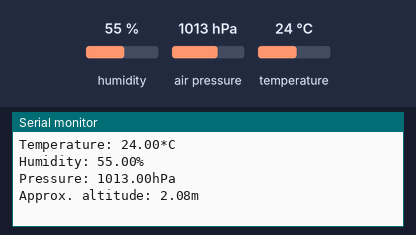
Simulated run of this sketch. Board: ESP8266 (NodeMCU). On the bench: the last lines printed to the serial monitor. The test bench sets the inputs (shaded band); at power-on: humidity 55 %, air pressure 1013 hPa, temperature 24 °C. WiFi joins after 1.5 s; servers stay silent unless stated; uploads are accepted with an empty reply.

Above: at 1.2 s.
1.3 s: humidity set to 22 %
At 2.4 s:
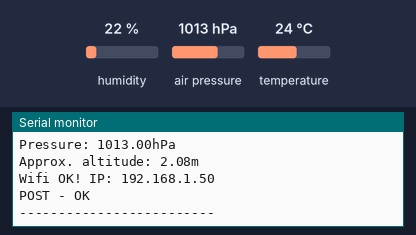
3.4 s: air pressure set to 952 hPa
5.5 s: temperature set to 12 °C
At 6.88 s:
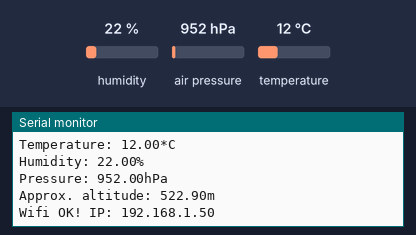

The sketch:

embedded.ino
```cpp
#include <Wire.h>
#include <Adafruit_BME280.h>
#include <ESP8266HTTPClient.h>
#include <ESP8266WiFiMulti.h>
#include <ArduinoJson.h>

ESP8266WiFiMulti wifi;
Adafruit_BME280 sensor;

#define I2C_ADDR 0x76
#define SSID "Pixel_3"
#define PASSWD "88888888"
#define IP "http://192.168.43.251:3001/api/newreading"

void setup() {
  Serial.begin(115200);
  Wire.begin(); //Aktivoi I2C väylän käyttöön
  if(!sensor.begin(I2C_ADDR)){
    Serial.println("Error: Sensor not found!");
  }
  WiFi.mode(WIFI_STA);
  wifi.addAP(SSID, PASSWD);
}

void loop() {
  printSensors();
  dataToPOST(makeJSON());
  Serial.println("-------------------------");
  delay(5000);
}

void printSensors(){
  Serial.print("Temperature: ");
  Serial.print(sensor.readTemperature());
  Serial.println("*C");
  Serial.print("Humidity: ");
  Serial.print(sensor.readHumidity());
  Serial.println("%");
  Serial.print("Pressure: ");
  Serial.print(sensor.readPressure()/100.0F);
  Serial.println("hPa");
  Serial.print("Approx. altitude: ");
  Serial.print(sensor.readAltitude(1013.25));
  Serial.println("m");
}

void dataToPOST(String output){
  if (wifi.run() == WL_CONNECTED){
    Serial.println("");
    Serial.print("Wifi OK! IP: ");
    Serial.println(WiFi.localIP());
    HTTPClient http;
    http.begin(IP);
    http.addHeader("Content-Type", "application/json");
    int httpcode = http.POST(output);
    if (httpcode == HTTP_CODE_OK){
      Serial.println("POST - OK");
    }
    else{
      Serial.print("POST - Error: ");
      Serial.println(httpcode);
    }
  }
}

String makeJSON(){
  String tmp = "";
  StaticJsonBuffer<JSON_OBJECT_SIZE(4)> jbuffer;
  JsonObject& data = jbuffer.createObject();

  data["name"] = "YEET";
  data["temperature"] = sensor.readTemperature();
  data["humidity"] = sensor.readHumidity();
  data["pressure"] = sensor.readPressure()/100.0F;
  data.printTo(tmp);
  return tmp;
}
```

Measured:
- after the input at 5.5 s, the serial monitor: prints a new line after 1.2 s (image 2)
